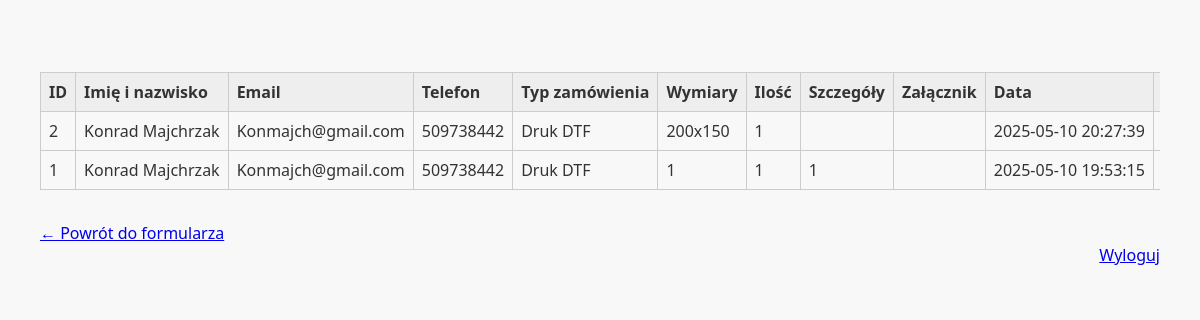
The page /admin (signed in) on the database its author committed.
### tables this page shows
CREATE TABLE orders (
                id INTEGER PRIMARY KEY AUTOINCREMENT,
                name TEXT,
                email TEXT,
                phone TEXT,
                order_type TEXT,
                dimensions TEXT,
                qty TEXT,
                details TEXT,
                attachment TEXT,
                created_at TEXT,
                due_date TEXT
            );

### app.py (the view)
@app.route('/admin')
def admin():
    if not session.get('logged_in'):
        return redirect('/login')
    with sqlite3.connect('orders.db') as conn:
        conn.row_factory = sqlite3.Row
        cursor = conn.execute('SELECT * FROM orders ORDER BY id DESC')
        orders = cursor.fetchall()
    return render_template('admin.html', orders=orders)

### templates/admin.html (shortened to what this page needs)
<!DOCTYPE html>
<html lang="pl">
<head>
  <link rel="stylesheet" href="{{ url_for('static', filename='style.css') }}">
</head>
<body>
  <div class="table-container">
  <table>
    <thead>
      <tr>
        <th>ID</th>
        <th>Imię i nazwisko</th>
        <th>Email</th>
        <th>Telefon</th>
        <th>Typ zamówienia</th>
        <th>Wymiary</th>
        <th>Ilość</th>
        <th>Szczegóły</th>
        <th>Załącznik</th>
        <th>Data</th>
        <th>Termin</th>
      </tr>
    </thead>
    <tbody>
      {% for order in orders %}
      <tr>
        <td>{{ order['id'] }}</td>
        <td>{{ order['name'] }}</td>
        <td>{{ order['email'] }}</td>
        <td>{{ order['phone'] }}</td>
        <td>{{ order['order_type'] }}</td>
        <td>{{ order['dimensions'] }}</td>
        <td>{{ order['qty'] }}</td>
        <td>{{ order['details'] }}</td>
        <td>{{ order['attachment'] }}</td>
        <td>{{ order['created_at'] }}</td>
        <td>{{ order['due_date'] }}</td>
      </tr>
      {% endfor %}
    </tbody>
  </table>
    <a href="/" style="display:block;margin-top:2rem;">← Powrót do formularza</a>
    <a href="/logout" style="float:right;">Wyloguj</a>
  </div>
</body>
</html>

### static/style.css (style rules this page uses)
.table-container { overflow-x: auto; max-width: 100%; }
table { width: 100%; border-collapse: collapse; min-width: 800px; }
th, td { padding: 8px 12px; border: 1px solid #ddd; text-align: left; white-space: nowrap; }
body { font-family: 'Segoe UI', sans-serif; background-color: #f8f8f8; padding: 2rem; color: #333; }
table { width: 100%; border-collapse: collapse; margin-top: 2rem; }
th, td { padding: 0.5rem; border: 1px solid #ccc; text-align: left; vertical-align: top; }
th { background-color: #eee; }

### rows shown on the page
orders: id "2", name "Konrad Majchrzak", email "Konmajch@gmail.com", phone "509738442", order_type "Druk DTF", dimensions "200x150", qty "1", created_at "2025-05-10 20:27:39"
orders: id "1", name "Konrad Majchrzak", email "Konmajch@gmail.com", phone "509738442", order_type "Druk DTF", dimensions "1", qty "1", details "1", created_at "2025-05-10 19:53:15"
